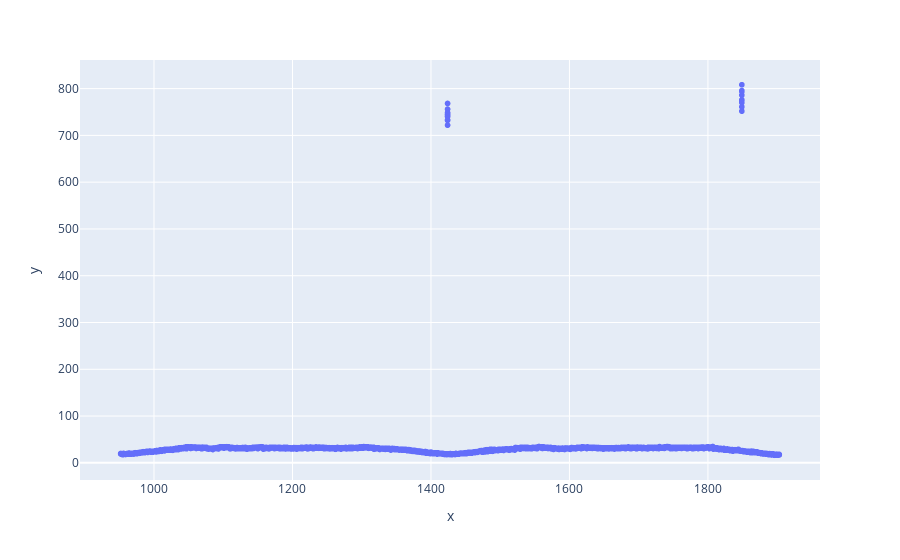

Source (notebook cell):
### Code cell
fig = px.scatter(x=ma.array(arr_chans,mask=(arr_plane!=1)),y=ma.array(arr_rms,mask=(arr_plane!=1)))
fig.show()

### Figure 1 — Plotly figure (JSON) as saved in the notebook; plotly's stock layout.template omitted (floating-point values rounded to 4 significant figures; data arrays with more than 128 entries replaced by an {"elided": "..."} marker saying what was removed)
{"data": [{"hovertemplate": "x=%{x}<br>y=%{y}<extra></extra>", "legendgroup": "", "marker": {"color": "#636efa", "symbol": "circle"}, "mode": "markers", "name": "", "showlegend": false, "type": "scattergl", "x": {"elided": "30720 int values"}, "xaxis": "x", "y": {"elided": "30720 float values"}, "yaxis": "y"}], "layout": {"legend": {"tracegroupgap": 0}, "margin": {"t": 60}, "xaxis": {"anchor": "y", "domain": [0, 1], "title": {"text": "x"}}, "yaxis": {"anchor": "x", "domain": [0, 1], "title": {"text": "y"}}}}
